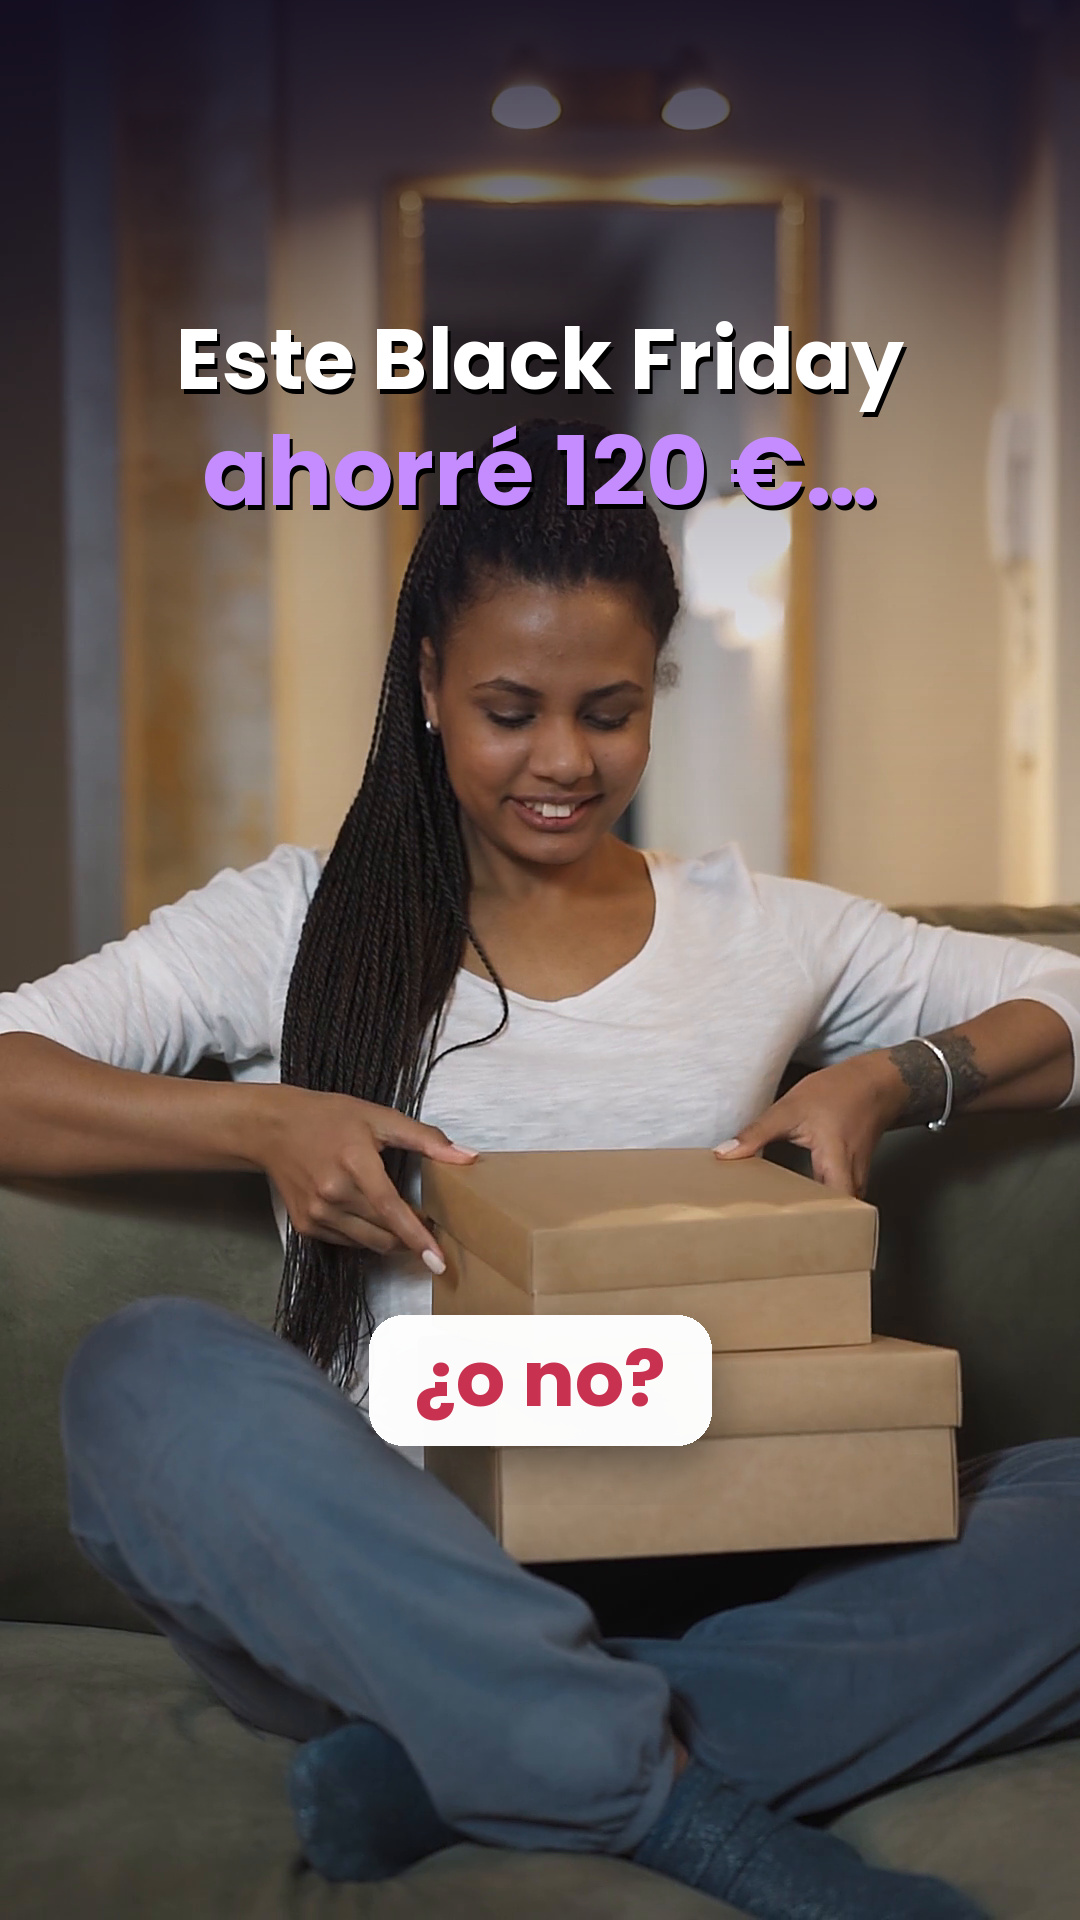

Python code for this plot:
"""Portada del reel «El chollo» (Black Friday). Uso: python3 portada.py -> portada.png (1080x1920)."""
import os, subprocess, tempfile
from PIL import Image, ImageDraw, ImageFont, ImageFilter
HERE = os.path.dirname(os.path.abspath(__file__))
W, H = 1080, 1920
POP = "/usr/share/fonts/truetype/google-fonts/Poppins-Bold.ttf"; INTER = "/usr/share/fonts/opentype/inter/Inter-%s.otf"
WHITE = (255, 255, 255); PURPLE = (196, 140, 255); NIGHT = (14, 9, 32); GREEN = (40, 150, 90)
with tempfile.TemporaryDirectory() as td:
    p = f"{td}/f.png"
    subprocess.run(["ffmpeg", "-v", "error", "-y", "-ss", "15.8", "-i", os.path.join(HERE, "..", "media", "blackfriday", "pexels_nilov_6898098.mp4"), "-frames:v", "1", p], check=True)
    im = Image.open(p).convert("RGB").resize((W, H), Image.LANCZOS).filter(ImageFilter.UnsharpMask(2, 60, 2))
g = Image.new("L", (1, 900))
for y in range(900): g.putpixel((0, y), int(210 * (1 - y / 900) ** 1.5))
im.paste(Image.new("RGB", (W, 900), NIGHT), (0, 0), g.resize((W, 900)))
d = ImageDraw.Draw(im, "RGBA")
for i, (s, col, size) in enumerate([("Este Black Friday", WHITE, 84), ("ahorré 120 €…", PURPLE, 96)]):
    f = ImageFont.truetype(POP, size); x = (W - d.textlength(s, font=f)) / 2; y = 300 + i * 104
    d.text((x + 3, y + 5), s, font=f, fill=(0, 0, 0, 110)); d.text((x, y), s, font=f, fill=col)
txt = "¿o no?"; f = ImageFont.truetype(POP, 78); w = d.textlength(txt, font=f) + 90; cx, cy = W / 2, 1380
sh = Image.new("RGBA", (int(w) + 120, 250), (0, 0, 0, 0)); ImageDraw.Draw(sh).rounded_rectangle((60, 75, w + 60, 205), 34, fill=(0, 0, 0, 120))
sh = sh.filter(ImageFilter.GaussianBlur(26)); im.paste(sh, (int(cx - w / 2 - 60), int(cy - 125)), sh)
d.rounded_rectangle((cx - w / 2, cy - 65, cx + w / 2, cy + 65), 34, fill=(255, 255, 255, 250))
d.text((cx - d.textlength(txt, font=f) / 2, cy - 56), txt, font=f, fill=(200, 50, 80))
im.save(os.path.join(HERE, "portada.png")); print("ok")
